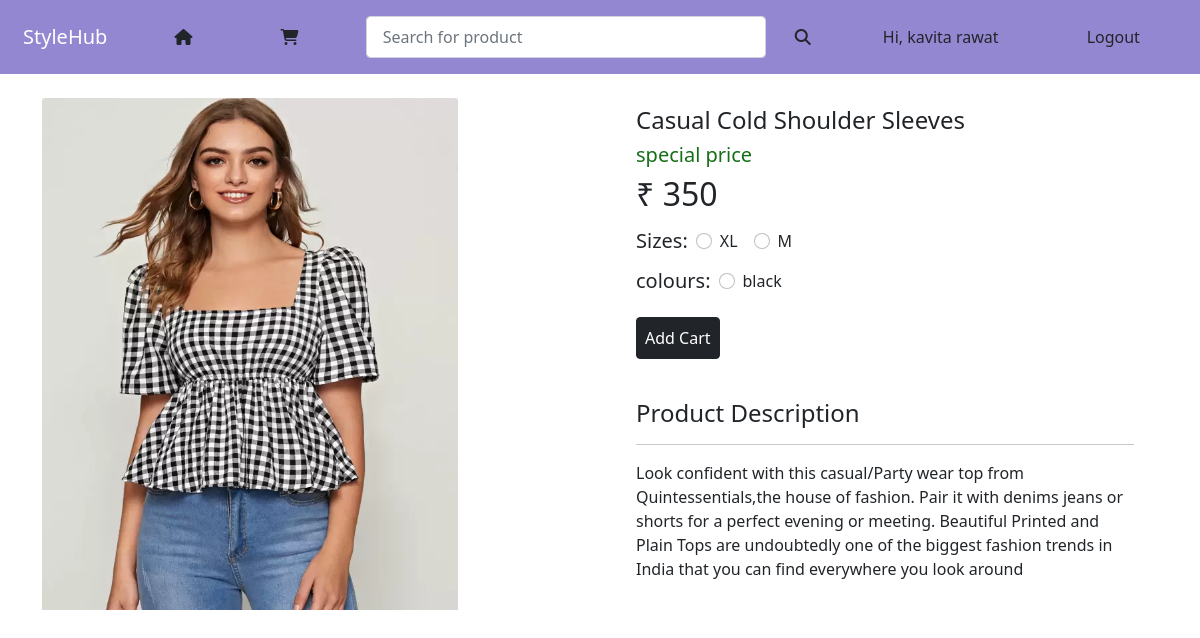
Screenshot of /product_info/casual-cold-shoulder-sleeves-checkered-women-multi (signed in) with the database file from the repository.
### accounts/models.py (models this page shows, shortened)
class User(AbstractBaseUser):
    email = models.EmailField(verbose_name="email address", max_length=255,unique=True,)
    full_name = models.CharField(max_length=100)
    mobile_no = models.CharField(max_length=12,blank=True)
    OTP = models.CharField(max_length=6,blank=True)
    is_active = models.BooleanField(default=True)
    is_admin = models.BooleanField(default=False)
    objects = UserManager()
    USERNAME_FIELD = "email"
    REQUIRED_FIELDS = ["full_name","OTP","mobile_no"]

### products/models.py (models this page shows, shortened)
class base_model(models.Model):
     uid=models.UUIDField(primary_key=True, default=uuid.uuid4,editable=False)
     class Meta:
        abstract=True

class products(base_model):
    product_name=models.CharField(max_length=50)
    category=models.CharField(max_length=50)
    slug = AutoSlugField(populate_from='product_name',null=True,blank=True,unique=True)
    price=models.IntegerField()
    product_disc=models.TextField()
    image=models.ImageField(upload_to='product_image')
    size=models.ManyToManyField(size_varient)
    colour=models.ManyToManyField(colour_varient,blank=True)

class size_varient(base_model):
    size_name=models.CharField(max_length=20)

class  colour_varient(base_model):
    colour_name=models.CharField(max_length=50)

### home/views.py (the view)
# urls.py: path('product_info/<slug>',views.product_info, name='product_info'),
def product_info(request,slug):
    product=products.objects.get(slug=slug)
    return render(request,'home/product_detail.html',{'disp':product})

### templates/home/product_detail.html (shortened to what this page needs)
{% extends "base/base.html" %}
{% block body %}
{% include "base/nav.html" %}
<div class="container my-4">
  <div class="row">
    <div class="col">
      <div class="card border-0 ">
        <img src="{{disp.image.url}}" class="card-img-top" style="height: 32rem ;width: 26rem;" alt="...">
      </div>
    </div>
    <div class="col">
      <div class="container ">
        <h4 class="mt-2">{{disp.product_name}}</h4>
        <h5 class="mt-2" style="color: rgb(22, 110, 22);">special price</h5>
        <h2 class="mt-2">₹ {{disp.price}} </h2>
        <form action="{% url 'Add_Cart' disp.uid %}" method="get" class="ml-4">
          <div class="d-flex">
            <h5 class="mt-2">Sizes: </h5>
            {% for size in disp.size.all %}
            <div class="form-check m-2 ">
              <input class="form-check-input" name="size" type="radio" required id="inlineCheckbox1"
                value={{size.size_name}}>
              <label class="form-check-label" for="inlineCheckbox1">{{size.size_name}}</label>
            </div>
            {% endfor%}
          </div>
          <div class="d-flex">
            <h5 class="mt-2">colours: </h5>
            {% for colour in disp.colour.all %}
            <div class="form-check m-2 ">
              <input class="form-check-input" name="colour"  type="radio" required id="inlineCheckbox1"
                value={{colour.colour_name}}>
              <label class="form-check-label" for="inlineCheckbox1">{{colour.colour_name}}</label>
            </div>
            {% endfor%}
          </div>
          <button type="submit" class="btn btn-dark p-2 mt-3">Add Cart</button>
        </form> <br>
        <h4 class="mt-3">Product Description</h4>
        <hr>
        <p class="text-multed"> {{disp.product_disc}}</p>
      </div>
    </div>
  </div>
</div>
{% endblock body%}

### templates/base/nav.html (shortened to what this page needs)
<nav class="navbar navbar-dark " style="background-color: rgb(148, 135, 210);"  >
  <div class="container-fluid d-flex justify-content-around">
      <a class="navbar-brand" href="/">StyleHub</a>
      <a class="nav-link" href="{% url 'products_display' %}"><button class="btn me-2"  type="button"><i class="fa-solid fa-house"></i></button></a>
      <a class="nav-link" href="{% url 'cart' %}"><button class="btn me-2"><i class="fa-solid fa-cart-shopping"></i> </button></a>
      <form class="d-flex" action="{% url 'search' %}" method="get">
        <input class="form-control me-2 m-2 nav-link" name="search" type="search" placeholder="Search for product" aria-label="Search" style="width:25rem;">
        <button class="btn  me-2 m-2 " type="submit"><i class="fa-solid fa-magnifying-glass"></i></button>
      </form>
        {% if user.is_authenticated %}
        <a class="nav-link"href=""><button class="btn me-2" type="button"> Hi, {{ request.user.full_name}}</button></a>
        <a class="nav-link"  href="{% url 'user_logout' %}"><button class="btn me-2" type="button">Logout</button></a>
        {% else %}
        <a  class="nav-link" href="{% url 'user_login' %}"><button class="btn  me-2"  type="button" " >login</button></a>
        <a  class="nav-link" href="{% url 'user_signup' %}"><button class="btn me-2"  type="button" >signup  </button></a>
        {% endif %}
    </div>
</nav>

### rows the page displays
User: user.full_name "kavita rawat"
products: image (picture), product_name "Casual Cold Shoulder Sleeves", price "350", product_disc "Look confident with this casual/Party wear top from Quintessentials,the house of fashion. Pair it with denims jeans or shorts for a perfect evening or meeting. Beautiful Printed and Plain Tops are undoubtedly one of the biggest fashion trends in India that you can find everywhere you look around"
size_varient: size_name "XL"
size_varient: size_name "M"
colour_varient: colour_name "black"
